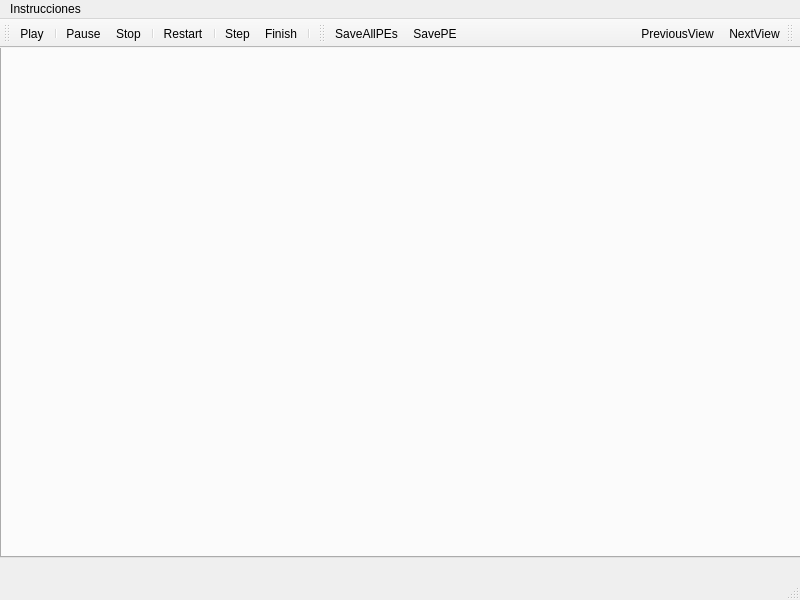
<?xml version="1.0" encoding="UTF-8"?>
<ui version="4.0">
 <class>MainWindow</class>
 <widget class="QMainWindow" name="MainWindow">
  <property name="geometry">
   <rect>
    <x>0</x>
    <y>0</y>
    <width>800</width>
    <height>600</height>
   </rect>
  </property>
  <property name="minimumSize">
   <size>
    <width>800</width>
    <height>600</height>
   </size>
  </property>
  <property name="maximumSize">
   <size>
    <width>800</width>
    <height>600</height>
   </size>
  </property>
  <property name="windowTitle">
   <string>MainWindow</string>
  </property>
  <widget class="QWidget" name="centralwidget">
   <property name="toolTipDuration">
    <number>8</number>
   </property>
   <widget class="QStackedWidget" name="stackedWidget">
    <property name="geometry">
     <rect>
      <x>0</x>
      <y>-21</y>
      <width>801</width>
      <height>541</height>
     </rect>
    </property>
    <widget class="QWidget" name="pageLoad">
     <widget class="QTabWidget" name="PEMemoriesTW">
      <property name="geometry">
       <rect>
        <x>0</x>
        <y>20</y>
        <width>801</width>
        <height>511</height>
       </rect>
      </property>
      <property name="currentIndex">
       <number>-1</number>
      </property>
     </widget>
    </widget>
    <widget class="QWidget" name="pageMemoryBlocks"/>
   </widget>
  </widget>
  <widget class="QMenuBar" name="menubar">
   <property name="geometry">
    <rect>
     <x>0</x>
     <y>0</y>
     <width>800</width>
     <height>22</height>
    </rect>
   </property>
   <widget class="QMenu" name="menuCargar_Memoria">
    <property name="title">
     <string>Instrucciones</string>
    </property>
    <addaction name="actionCargarMemorias"/>
   </widget>
   <addaction name="menuCargar_Memoria"/>
  </widget>
  <widget class="QStatusBar" name="statusbar"/>
  <widget class="QToolBar" name="executeBar">
   <property name="windowTitle">
    <string>toolBar</string>
   </property>
   <attribute name="toolBarArea">
    <enum>TopToolBarArea</enum>
   </attribute>
   <attribute name="toolBarBreak">
    <bool>false</bool>
   </attribute>
   <addaction name="actionPlay"/>
   <addaction name="separator"/>
   <addaction name="actionPause"/>
   <addaction name="actionStop"/>
   <addaction name="separator"/>
   <addaction name="actionRestart"/>
   <addaction name="separator"/>
   <addaction name="actionStep"/>
   <addaction name="actionFinish"/>
   <addaction name="separator"/>
  </widget>
  <widget class="QToolBar" name="memoryBar">
   <property name="windowTitle">
    <string>toolBar_2</string>
   </property>
   <attribute name="toolBarArea">
    <enum>TopToolBarArea</enum>
   </attribute>
   <attribute name="toolBarBreak">
    <bool>false</bool>
   </attribute>
   <addaction name="actionSaveAllPEs"/>
   <addaction name="actionSavePE"/>
  </widget>
  <widget class="QToolBar" name="viewBar">
   <property name="cursor">
    <cursorShape>ArrowCursor</cursorShape>
   </property>
   <property name="focusPolicy">
    <enum>Qt::NoFocus</enum>
   </property>
   <property name="contextMenuPolicy">
    <enum>Qt::PreventContextMenu</enum>
   </property>
   <property name="windowTitle">
    <string>toolBar</string>
   </property>
   <property name="toolTipDuration">
    <number>-4</number>
   </property>
   <property name="layoutDirection">
    <enum>Qt::RightToLeft</enum>
   </property>
   <property name="styleSheet">
    <string notr="true"/>
   </property>
   <property name="movable">
    <bool>true</bool>
   </property>
   <property name="allowedAreas">
    <set>Qt::TopToolBarArea</set>
   </property>
   <property name="orientation">
    <enum>Qt::Horizontal</enum>
   </property>
   <property name="iconSize">
    <size>
     <width>24</width>
     <height>24</height>
    </size>
   </property>
   <property name="toolButtonStyle">
    <enum>Qt::ToolButtonFollowStyle</enum>
   </property>
   <property name="floatable">
    <bool>true</bool>
   </property>
   <attribute name="toolBarArea">
    <enum>TopToolBarArea</enum>
   </attribute>
   <attribute name="toolBarBreak">
    <bool>false</bool>
   </attribute>
   <addaction name="actionNextView"/>
   <addaction name="actionPreviousView"/>
  </widget>
  <action name="actionStep">
   <property name="icon">
    <iconset theme="media-seek-forward"/>
   </property>
   <property name="text">
    <string>Step</string>
   </property>
   <property name="menuRole">
    <enum>QAction::NoRole</enum>
   </property>
  </action>
  <action name="actionRestart">
   <property name="icon">
    <iconset theme="view-refresh"/>
   </property>
   <property name="text">
    <string>Restart</string>
   </property>
   <property name="menuRole">
    <enum>QAction::NoRole</enum>
   </property>
  </action>
  <action name="actionPlay">
   <property name="icon">
    <iconset theme="media-playback-start"/>
   </property>
   <property name="text">
    <string>Play</string>
   </property>
   <property name="menuRole">
    <enum>QAction::NoRole</enum>
   </property>
  </action>
  <action name="actionStop">
   <property name="icon">
    <iconset theme="media-playback-stop"/>
   </property>
   <property name="text">
    <string>Stop</string>
   </property>
   <property name="menuRole">
    <enum>QAction::NoRole</enum>
   </property>
  </action>
  <action name="actionPause">
   <property name="icon">
    <iconset theme="media-playback-pause"/>
   </property>
   <property name="text">
    <string>Pause</string>
   </property>
   <property name="menuRole">
    <enum>QAction::NoRole</enum>
   </property>
  </action>
  <action name="actionFinish">
   <property name="icon">
    <iconset theme="media-skip-forward"/>
   </property>
   <property name="text">
    <string>Finish</string>
   </property>
   <property name="menuRole">
    <enum>QAction::NoRole</enum>
   </property>
  </action>
  <action name="actionCargarMemorias">
   <property name="text">
    <string>Cargar memoria...</string>
   </property>
  </action>
  <action name="actionSavePE">
   <property name="icon">
    <iconset theme="media-floppy"/>
   </property>
   <property name="text">
    <string>SavePE</string>
   </property>
   <property name="menuRole">
    <enum>QAction::NoRole</enum>
   </property>
  </action>
  <action name="actionSaveAllPEs">
   <property name="icon">
    <iconset theme="edit-copy"/>
   </property>
   <property name="text">
    <string>SaveAllPEs</string>
   </property>
   <property name="shortcut">
    <string>Ctrl+S</string>
   </property>
   <property name="menuRole">
    <enum>QAction::NoRole</enum>
   </property>
  </action>
  <action name="actionVer_Instrucciones">
   <property name="text">
    <string>Abrir Instrucciones</string>
   </property>
  </action>
  <action name="actionNextView">
   <property name="icon">
    <iconset theme="go-next"/>
   </property>
   <property name="text">
    <string>NextView</string>
   </property>
   <property name="shortcut">
    <string>Ctrl+Right</string>
   </property>
   <property name="menuRole">
    <enum>QAction::NoRole</enum>
   </property>
  </action>
  <action name="actionPreviousView">
   <property name="icon">
    <iconset theme="go-previous"/>
   </property>
   <property name="text">
    <string>PreviousView</string>
   </property>
   <property name="shortcut">
    <string>Ctrl+Left</string>
   </property>
   <property name="menuRole">
    <enum>QAction::NoRole</enum>
   </property>
  </action>
 </widget>
 <resources/>
 <connections/>
</ui>
